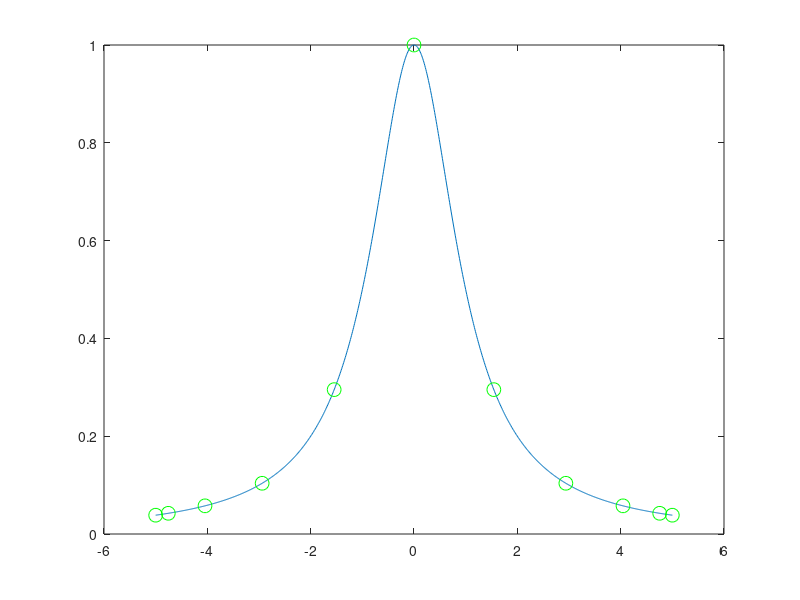

Reproduce this figure in MATLAB. (Note: this script raises an error after producing the figure.)
% When in doubt use the dubugger.
n = 10; a = -5; b = 5;

% generate Runge(x) graph
x = a:0.01:b;
y = 1./(1+x.*x);
plot(x,y);
hold on;

% generate xc Chebyshev nodes and Runge(xc)
xc = sort(cos((0:n)'*pi/n))*(b-a)/2+(a+b)/2;
xc = xc';
yc = 1./(1+xc.*xc);
plot(xc,yc,'og',"markersize",10);

% generate (x,y) for interpolation arguments
X  = a:0.5:b;
Y  = 1./(1+X.*X);

% compute interpolation for chebisev nodes
yc = ChebLagrange(X,Y,xc);
plot(xc,yc,'g');

% compute interpolation for echidistant nodes
xe = linspace(a,b,n);
ye = LagrangeBarycentric(X,Y,xe);
plot(xe,ye,'r');